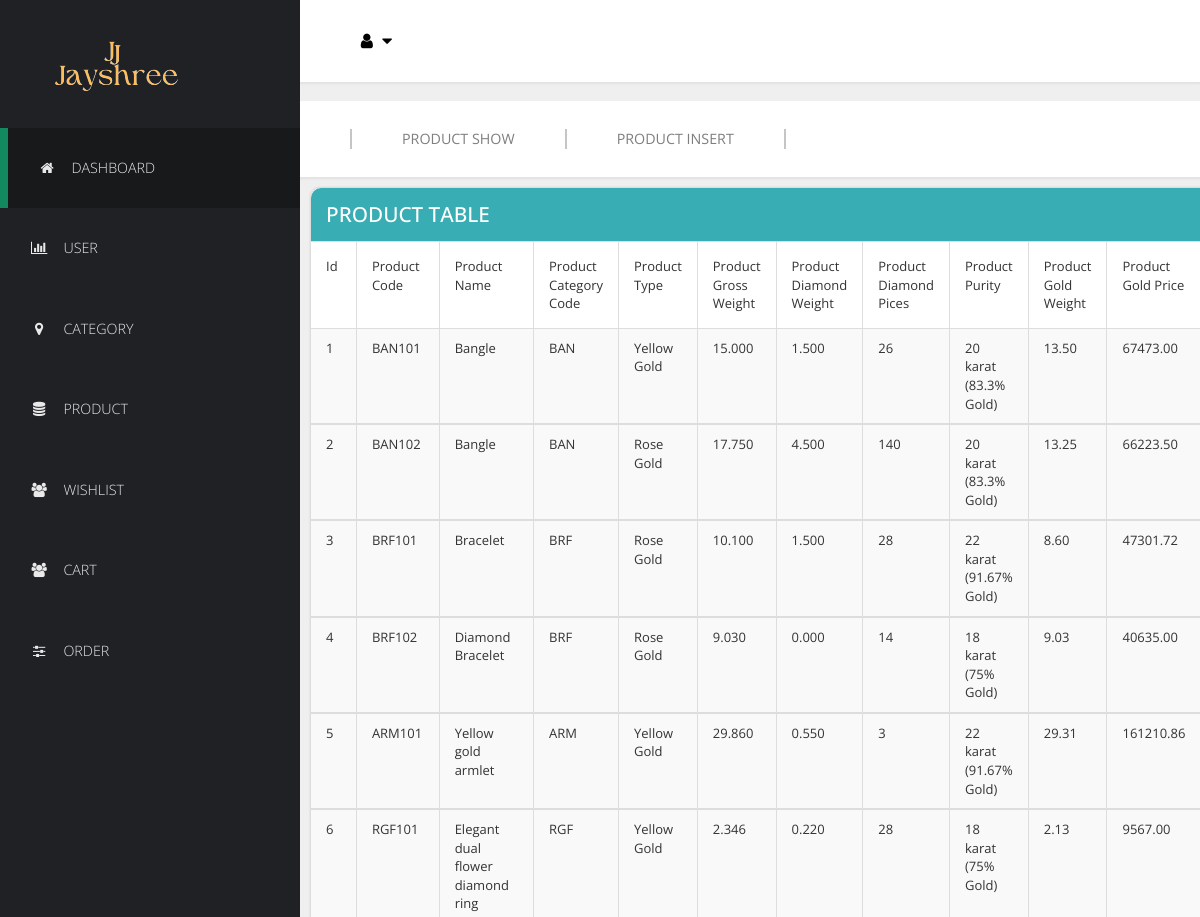
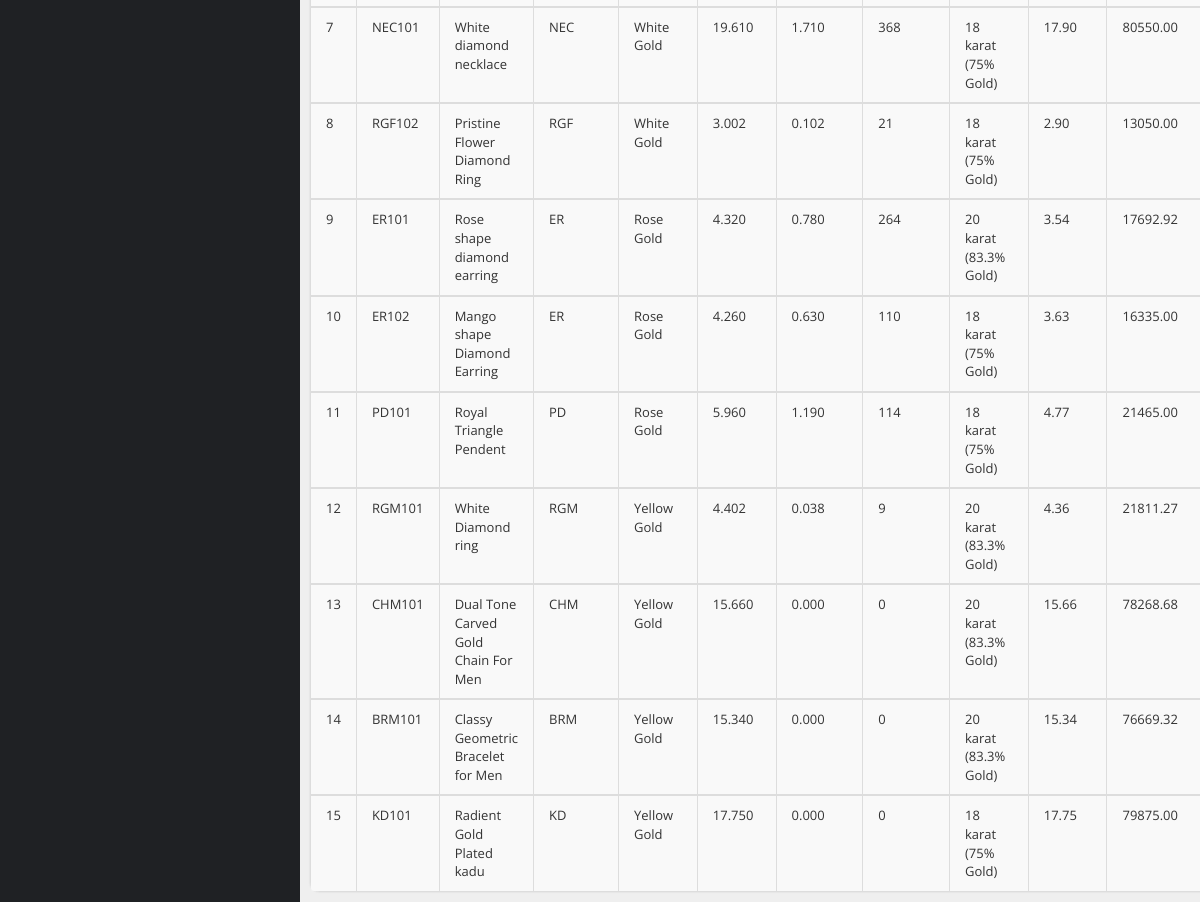
Screenshot of /admin/product_show.php with the database file from the repository (2 pictures, top to bottom).
### tables this page shows
CREATE TABLE `product_tbl` (
  `P_Id` int(10) NOT NULL,
  `P_Code` varchar(10) NOT NULL,
  `P_Name` varchar(100) NOT NULL,
  `P_C_Code` varchar(10) NOT NULL,
  `P_Type` varchar(30) NOT NULL,
  `P_Gross_Weight` decimal(10,3) NOT NULL,
  `P_Diamond_Weight` decimal(5,3) NOT NULL,
  `P_Diamond_Pices` int(5) NOT NULL,
  `P_Purity` varchar(50) NOT NULL,
  `P_Gold_Weight` decimal(5,2) NOT NULL,
  `P_Gold_Price` decimal(10,2) NOT NULL,
  `P_Diamond_Price` decimal(10,2) NOT NULL,
  `P_Making_Charge` decimal(10,2) NOT NULL,
  `P_Overhead` decimal(10,2) NOT NULL,
  `P_Base_Price` decimal(10,2) NOT NULL,
  `P_Tax` decimal(10,2) NOT NULL,
  `P_Total_Price` decimal(10,2) NOT NULL,
  `P_Diamond_Color` varchar(30) NOT NULL,
  `P_Stock` int(5) NOT NULL,
  `P_Image` varchar(100) NOT NULL
);

### admin/product_show.php (the view, shortened to what this page needs)
<!DOCTYPE html>
<html lang="en">
  <head>
    <link href="css/font-awesome.min.css" rel="stylesheet">
    <link href="css/bootstrap.min.css" rel="stylesheet">
    <link href="css/templatemo-style.css" rel="stylesheet">
    <link rel="stylesheet" href="../jayshree/assets/css/dropdown.css">
    <link rel="stylesheet" href="https://cdnjs.cloudflare.com/ajax/libs/font-awesome/4.7.0/css/font-awesome.min.css">
  </head>
  <body>
    <div class="templatemo-flex-row">
      <div class="templatemo-sidebar">
        <header class="templatemo-site-header">
            <a href="index.php">
              <img src="../img/logo_admin.png">
            </a>
        </header>
        <nav class="templatemo-left-nav">
          <ul>
            <li><a href="index.php" class="active"><i class="fa fa-home fa-fw"></i>Dashboard</a></li>
            <li><a href="user_show.php"><i class="fa fa-bar-chart fa-fw"></i>User</a></li>
            <li><a href="category_show.php"><i class="fa fa-map-marker fa-fw"></i>Category</a></li>
            <li><a href="product_show.php"><i class="fa fa-database fa-fw"></i>Product</a></li>
            <li><a href="wishlist_show.php"><i class="fa fa-users fa-fw"></i>Wishlist</a></li>
            <li><a href="cart_show.php"><i class="fa fa-users fa-fw"></i>Cart</a></li>
            <li><a href="order_detail_show.php"><i class="fa fa-sliders fa-fw"></i>Order</a></li>
          </ul>
        </nav>
      </div>
      <div class="templatemo-content col-1 light-gray-bg">
        <div class="templatemo-top-nav-container">
          <div class="row">
            <nav class="templatemo-top-nav col-lg-12 col-md-12">
            <div class="topnav" id="myTopnav">
              <div class="dropdown">
                  <button class="dropbtn">
                    <i class="fa fa-fw fa-user text-dark mr-3"></i>
                    <i class="fa fa-caret-down"></i>
                  </button>
              </div>
            </div>
            </nav>
          </div>
        </div>
        <br/>
      <div class="templatemo-content col-1 light-gray-bg">
        <div class="templatemo-top-nav-container">
          <div class="row">
            <nav class="templatemo-top-nav col-lg-12 col-md-12">
              <ul class="text-uppercase">
                <li><a href="product_show.php">Product show</a></li>
                <li><a href="product_insert.php">Product insert</a></li>
              </ul>
            </nav>
          </div>
        </div>
          <div class="templatemo-flex-row flex-content-row" style="width:50px;">
            <div class="col-1">
              <div class="panel panel-default templatemo-content-widget white-bg no-padding templatemo-overflow-auto">
                <div class="panel-heading templatemo-position-relative"><h2 class="text-uppercase">Product Table</h2></div>
                <div class="table-responsive" style="">
                  <table class="table table-striped table-bordered"">
                    <thead>
                      <tr>
                        <td>Id</td>
                        <td>Product Code</td>
                        <td>Product Name</td>
                        <td>Product Category Code</td>
                        <td>Product Type</td>
                        <td>Product Gross Weight</td>
                        <td>Product Diamond Weight</td>
                        <td>Product Diamond Pices</td>
                        <td>Product Purity</td>
                        <td>Product Gold Weight</td>
                        <td>Product Gold Price</td>
                      </tr>
                    </thead>
<?php
	include '../conn.php';
	$sql = "select * from product_tbl";
	$data = mysqli_query($con,$sql);
	if(mysqli_num_rows($data))
	{
        while($result=mysqli_fetch_array($data))
        {
            echo "
                <tbody>
                    <tr>
                        <td>".$result['P_Id']."</td>
                        <td>".$result['P_Code']."</td>
                        <td>".$result['P_Name']."</td>
                        <td>".$result['P_C_Code']."</td>
                        <td>".$result['P_Type']."</td>
                        <td>".$result['P_Gross_Weight']."</td>
                        <td>".$result['P_Diamond_Weight']."</td>
                        <td>".$result['P_Diamond_Pices']."</td>
                        <td>".$result['P_Purity']."</td>
                        <td>".$result['P_Gold_Weight']."</td>
                        <td>".$result['P_Gold_Price']."</td>
                        <td>".$result['P_Diamond_Price']."</td>
                        <td>".$result['P_Making_Charge']."</td>
                        <td>".$result['P_Overhead']."</td>
                        <td>".$result['P_Base_Price']."</td>
                        <td>".$result['P_Tax']."</td>
                        <td>".$result['P_Total_Price']."</td>
                        <td>".$result['P_Diamond_Color']."</td>
                        <td>".$result['P_Stock']."</td>
                        <td>".$result['P_Image']."</td>
                        <td><a href='product_update.php?P_Id=$result[P_Id] &P_Code=$result[P_Code] &P_Name=$result[P_Name] &P_C_Code=$result[P_C_Code] &P_Gross_Weight=$result[P_Gross_Weight] &P_Diamond_Weight=$result[P_Diamond_Weight] &P_Diamond_Pices=$result[P_Diamond_Pices] &P_Purity=$result[P_Purity] &P_Gold_Weight=$result[P_Gold_Weight] &P_Gold_Price=$result[P_Gold_Price] &P_Diamond_Price=$result[P_Diamond_Price] &P_Making_Charge=$result[P_Making_Charge] &P_Overhead=$result[P_Overhead] &P_Base_Price=$result[P_Base_Price] &P_Tax=$result[P_Tax] &P_Total_Price=$result[P_Total_Price]  &P_Diamond_Color=$result[P_Diamond_Color] &P_Stock=$result[P_Stock] &P_Image=$result[P_Image]'>Update</a></td>
						            <td><a href='product_delete.php?P_Id=$result[P_Id]'>Delete</a></td>
                    </tr>
                </tbody>
                ";
        }
    }
    else
    {
        echo "no records";
    }
    ?>
                  </table>
                </div>
              </div>
            </div>
          </div>
        </div>
      </div>
    </div>
  </body>
</html>

### admin/css/templatemo-style.css (style rules this page uses)
* { font-family: 'Open Sans', sans-serif; }
body { font-size: 13px; }
body, .templatemo-left-nav { background: #1f2124; }
h1, h2, h3 { margin: 0; }
h2 { font-size: 1.6em; }
ul { list-style-type: none; margin: 0; padding: 0; }
nav li { font-size: 1.1em; list-style: none; text-transform: uppercase; }
.templatemo-position-relative { position: relative; }
.white-bg { background-color: white; }
.light-gray-bg { background-color: #efefef; }
.templatemo-sidebar { width: 300px; }
.templatemo-site-header { margin: 25px 30px; }
.templatemo-left-nav li { font-weight: 300; }
.templatemo-left-nav a.active, .templatemo-left-nav a:hover { background: #18191b; border-left: 8px solid #13895F; }
.templatemo-left-nav a { color: #e9e9ea; display: block; padding: 30px; transition: all 0.3s ease; }
.templatemo-left-nav .fa { margin-right: 15px; }
.templatemo-top-nav-container { background-color: white; padding: 28px 50px; box-shadow: 0px 0px 2px 2px rgba(161, 159, 159, 0.18); }
.templatemo-top-nav li { float: left; list-style: none; }
.templatemo-top-nav a { color: #7f7f7f; display: block; padding: 0 50px; border-left: 2px solid #c5c5c5; }
.templatemo-top-nav li:last-child a { border-right: 2px solid #c5c5c5; }
.templatemo-content { margin-top: 0px; min-height: 600px; padding: 0; overflow-x: hidden; }
.templatemo-flex-row { display: -webkit-flex; display: -ms-flexbox; display: flex; }
.col-1 { -webkit-flex: 1; -ms-flex: 1; flex: 1; }
.templatemo-content-widget { border-radius: 10px; padding: 30px; position: relative; margin: 10px; box-shadow: 0px 0px 1px 1px rgba(161, 159, 159, 0.1); }
.templatemo-content-widget.no-padding { padding: 0; }
.panel-default>.panel-heading { background-color: #39ADB4; border-top-left-radius: 10px; border-top-right-radius: 10px; color: white; padding: 15px; }
.panel { border-radius: 10px; }
.table { margin-bottom: 0; }
.table>tbody>tr>td { padding: 10px 15px; }
.table>thead>tr>td { padding: 15px; }
.panel>.table-responsive:last-child>.table:last-child, .panel>.table:last-child { border-bottom-right-radius: 10px; border-bottom-left-radius: 10px; }
@media only screen and (min-width: 768px) { .templatemo-left-nav { display: block !important; } }

### jayshree/assets/css/dropdown.css (style rules this page uses)
body { margin:0;font-family:Arial }
.topnav { background-color: #FFFFFF; }
.dropdown { float: left; }
.dropdown .dropbtn { font-size: 17px; border: none; outline: none; color: black; background-color: inherit; font-family: inherit; margin: 0; }
.table, .tr, .td { border:1px solid black; border-radius: 10px; width:75%; }

### rows the page displays
product_tbl: P_Id "1", P_Code "BAN101", P_Name "Bangle", P_C_Code "BAN", P_Type "Yellow Gold", P_Gross_Weight "15.000", P_Diamond_Weight "1.500", P_Diamond_Pices "26", P_Purity "20 karat (83.3% Gold)", P_Gold_Weight "13.50", P_Gold_Price "67473.00"
product_tbl: P_Id "2", P_Code "BAN102", P_Name "Bangle", P_C_Code "BAN", P_Type "Rose Gold", P_Gross_Weight "17.750", P_Diamond_Weight "4.500", P_Diamond_Pices "140", P_Purity "20 karat (83.3% Gold)", P_Gold_Weight "13.25", P_Gold_Price "66223.50"
product_tbl: P_Id "3", P_Code "BRF101", P_Name "Bracelet", P_C_Code "BRF", P_Type "Rose Gold", P_Gross_Weight "10.100", P_Diamond_Weight "1.500", P_Diamond_Pices "28", P_Purity "22 karat (91.67% Gold)", P_Gold_Weight "8.60", P_Gold_Price "47301.72"
product_tbl: P_Id "4", P_Code "BRF102", P_Name "Diamond Bracelet", P_C_Code "BRF", P_Type "Rose Gold", P_Gross_Weight "9.030", P_Diamond_Weight "0.000", P_Diamond_Pices "14", P_Purity "18 karat (75% Gold)", P_Gold_Weight "9.03", P_Gold_Price "40635.00"
product_tbl: P_Id "5", P_Code "ARM101", P_Name "Yellow gold armlet", P_C_Code "ARM", P_Type "Yellow Gold", P_Gross_Weight "29.860", P_Diamond_Weight "0.550", P_Diamond_Pices "3", P_Purity "22 karat (91.67% Gold)", P_Gold_Weight "29.31", P_Gold_Price "161210.86"
product_tbl: P_Id "6", P_Code "RGF101", P_Name "Elegant dual flower diamond ring", P_C_Code "RGF", P_Type "Yellow Gold", P_Gross_Weight "2.346", P_Diamond_Weight "0.220", P_Diamond_Pices "28", P_Purity "18 karat (75% Gold)", P_Gold_Weight "2.13", P_Gold_Price "9567.00"
product_tbl: P_Id "7", P_Code "NEC101", P_Name "White diamond necklace", P_C_Code "NEC", P_Type "White Gold", P_Gross_Weight "19.610", P_Diamond_Weight "1.710", P_Diamond_Pices "368", P_Purity "18 karat (75% Gold)", P_Gold_Weight "17.90", P_Gold_Price "80550.00"
product_tbl: P_Id "8", P_Code "RGF102", P_Name "Pristine Flower Diamond Ring", P_C_Code "RGF", P_Type "White Gold", P_Gross_Weight "3.002", P_Diamond_Weight "0.102", P_Diamond_Pices "21", P_Purity "18 karat (75% Gold)", P_Gold_Weight "2.90", P_Gold_Price "13050.00"
product_tbl: P_Id "9", P_Code "ER101", P_Name "Rose shape diamond earring", P_C_Code "ER", P_Type "Rose Gold", P_Gross_Weight "4.320", P_Diamond_Weight "0.780", P_Diamond_Pices "264", P_Purity "20 karat (83.3% Gold)", P_Gold_Weight "3.54", P_Gold_Price "17692.92"
product_tbl: P_Id "10", P_Code "ER102", P_Name "Mango shape Diamond Earring", P_C_Code "ER", P_Type "Rose Gold", P_Gross_Weight "4.260", P_Diamond_Weight "0.630", P_Diamond_Pices "110", P_Purity "18 karat (75% Gold)", P_Gold_Weight "3.63", P_Gold_Price "16335.00"
product_tbl: P_Id "11", P_Code "PD101", P_Name "Royal Triangle Pendent", P_C_Code "PD", P_Type "Rose Gold", P_Gross_Weight "5.960", P_Diamond_Weight "1.190", P_Diamond_Pices "114", P_Purity "18 karat (75% Gold)", P_Gold_Weight "4.77", P_Gold_Price "21465.00"
product_tbl: P_Id "12", P_Code "RGM101", P_Name "White Diamond ring", P_C_Code "RGM", P_Type "Yellow Gold", P_Gross_Weight "4.402", P_Diamond_Weight "0.038", P_Diamond_Pices "9", P_Purity "20 karat (83.3% Gold)", P_Gold_Weight "4.36", P_Gold_Price "21811.27"
product_tbl: P_Id "13", P_Code "CHM101", P_Name "Dual Tone Carved Gold Chain For Men", P_C_Code "CHM", P_Type "Yellow Gold", P_Gross_Weight "15.660", P_Diamond_Weight "0.000", P_Diamond_Pices "0", P_Purity "20 karat (83.3% Gold)", P_Gold_Weight "15.66", P_Gold_Price "78268.68"
product_tbl: P_Id "14", P_Code "BRM101", P_Name "Classy Geometric Bracelet for Men", P_C_Code "BRM", P_Type "Yellow Gold", P_Gross_Weight "15.340", P_Diamond_Weight "0.000", P_Diamond_Pices "0", P_Purity "20 karat (83.3% Gold)", P_Gold_Weight "15.34", P_Gold_Price "76669.32"
product_tbl: P_Id "15", P_Code "KD101", P_Name "Radient Gold Plated kadu", P_C_Code "KD", P_Type "Yellow Gold", P_Gross_Weight "17.750", P_Diamond_Weight "0.000", P_Diamond_Pices "0", P_Purity "18 karat (75% Gold)", P_Gold_Weight "17.75", P_Gold_Price "79875.00"
